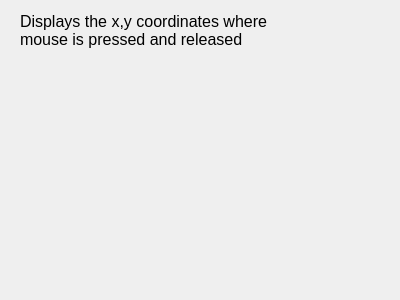
<?xml version="1.0" encoding="UTF-8"?>
<ui version="4.0">
 <class>Dialog</class>
 <widget class="QDialog" name="Dialog">
  <property name="geometry">
   <rect>
    <x>0</x>
    <y>0</y>
    <width>400</width>
    <height>300</height>
   </rect>
  </property>
  <property name="windowTitle">
   <string>Dialog</string>
  </property>
  <widget class="QLabel" name="label">
   <property name="geometry">
    <rect>
     <x>20</x>
     <y>10</y>
     <width>351</width>
     <height>41</height>
    </rect>
   </property>
   <property name="font">
    <font>
     <family>Arial</family>
     <pointsize>12</pointsize>
    </font>
   </property>
   <property name="text">
    <string>Displays the x,y coordinates where 
mouse is pressed and released</string>
   </property>
  </widget>
  <widget class="QLabel" name="labelPress">
   <property name="geometry">
    <rect>
     <x>20</x>
     <y>100</y>
     <width>321</width>
     <height>41</height>
    </rect>
   </property>
   <property name="font">
    <font>
     <family>Courier</family>
     <pointsize>10</pointsize>
    </font>
   </property>
   <property name="text">
    <string/>
   </property>
  </widget>
  <widget class="QLabel" name="labelRelease">
   <property name="geometry">
    <rect>
     <x>30</x>
     <y>200</y>
     <width>321</width>
     <height>41</height>
    </rect>
   </property>
   <property name="font">
    <font>
     <family>Courier</family>
     <pointsize>10</pointsize>
    </font>
   </property>
   <property name="text">
    <string/>
   </property>
  </widget>
 </widget>
 <resources/>
 <connections/>
</ui>
